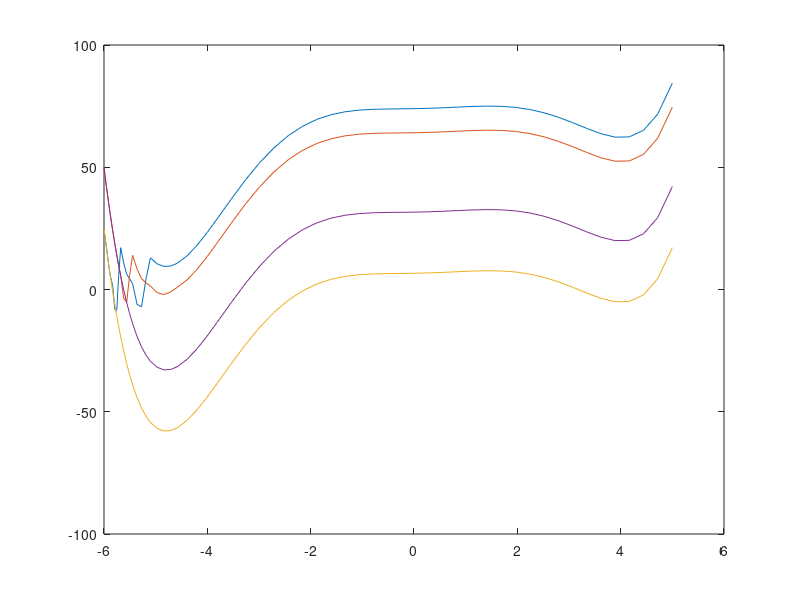

Recreate this plot in MATLAB. (Note: this script raises an error after producing the figure.)

function main()
    fileID = fopen('ode45.txt','w');
    
    %Poly NN with nonnegative
    opt=odeset('NonNegative',[1,2])
    tspan = [-6,5]
    y0=[25,50,25,50]
    [t,y]=ode45(@polyNN,tspan,y0,opt);
    sol=ode45(@polyNN,tspan,y0,opt);
    plot(t,y)
    
    writetext(fileID,sol,tspan,y0,t,y,[],[],[]);
end


%%

function dydt = polyNN(t,y)
    dydt = [0.02*(3*t^5-62*t^3+42*t^2+45*t+18);0.02*(3*t^5-62*t^3+42*t^2+45*t+18);0.02*(3*t^5-62*t^3+42*t^2+45*t+18);0.02*(3*t^5-62*t^3+42*t^2+45*t+18)]
end


%%

function writetext(fileID,sol,tspan,y0,t,y,te,ye,ie)
    
    %Inputs
    fprintf(fileID,'Function:');
    fprintf(fileID,'%s',func2str(sol.extdata.odefun));
    fprintf(fileID,' ');
    fprintf(fileID,'Tspan:');
    fprintf(fileID,'%.15f#',tspan);
    fprintf(fileID,' ');
    fprintf(fileID,'Y0:');
    fprintf(fileID,'%.15f#',y0);
    fprintf(fileID,' ');
    fprintf(fileID,'Varargin:');
    fprintf(fileID,'%.15f#',string(sol.extdata.varargin));
    fprintf(fileID,' ');
    
    %Options
    fprintf(fileID,'RelTol:');
    fprintf(fileID,'%.15f',sol.extdata.options.RelTol);
    fprintf(fileID,' ');
    fprintf(fileID,'AbsTol:');
    fprintf(fileID,'%.15f#',sol.extdata.options.AbsTol);
    fprintf(fileID,' ');
    fprintf(fileID,'NormControl:');
    fprintf(fileID,'%s',sol.extdata.options.NormControl);
    fprintf(fileID,' ');
    fprintf(fileID,'Refine:');
    fprintf(fileID,'%d',sol.extdata.options.Refine);
    fprintf(fileID,' ');
    fprintf(fileID,'Stats:');
    fprintf(fileID,'%s',sol.extdata.options.Stats);
    fprintf(fileID,' ');
    fprintf(fileID,'NonNegative:');
    fprintf(fileID,'%d#',sol.extdata.options.NonNegative);
    fprintf(fileID,' ');
    fprintf(fileID,'Events:');
    if isa(sol.extdata.options.Events,'function_handle')
        fprintf(fileID,'%s',func2str(sol.extdata.options.Events));
    end
    fprintf(fileID,' ');
    fprintf(fileID,'MaxStep:');
    fprintf(fileID,'%.15f',sol.extdata.options.MaxStep);
    fprintf(fileID,' ');
    fprintf(fileID,'InitialStep:');
    fprintf(fileID,'%.15f',sol.extdata.options.InitialStep);
    fprintf(fileID,' ');
    fprintf(fileID,'Mass:');
    if isa(sol.extdata.options.Mass,'function_handle')
        fprintf(fileID,'%s',func2str(sol.extdata.options.Mass));
    else
        fprintf(fileID,'%.15f#',sol.extdata.options.Mass);
    end
    fprintf(fileID,' ');
    fprintf(fileID,'MStateDependence:');
    fprintf(fileID,'%s',sol.extdata.options.MStateDependence);
    fprintf(fileID,' ');

    %Output
    fprintf(fileID,'Tout:');
    fprintf(fileID,'%.15f#',t);
    fprintf(fileID,' ');
    fprintf(fileID,'Yout:');
    fprintf(fileID,'%.15f#',y);
    fprintf(fileID,' ');
    fprintf(fileID,'Nsteps:');
    fprintf(fileID,'%d',sol.stats.nsteps);
    fprintf(fileID,' ');
    fprintf(fileID,'Nfailed:');
    fprintf(fileID,'%d',sol.stats.nfailed);
    fprintf(fileID,' ');
    fprintf(fileID,'Nfevals:');
    fprintf(fileID,'%d',sol.stats.nfevals);
    fprintf(fileID,' ');
    fprintf(fileID,'Teout:');
    if isa(sol.extdata.options.Events,'function_handle')
        fprintf(fileID,'%.15f#',te);
    end
    fprintf(fileID,' ');
    fprintf(fileID,'Yeout:');
    if isa(sol.extdata.options.Events,'function_handle')
        fprintf(fileID,'%.15f#',ye);
    end
    fprintf(fileID,' ');
    fprintf(fileID,'Ieout:');
    if isa(sol.extdata.options.Events,'function_handle')
        fprintf(fileID,'%d#',ie);
    end
    fprintf(fileID,'\n');
    
end